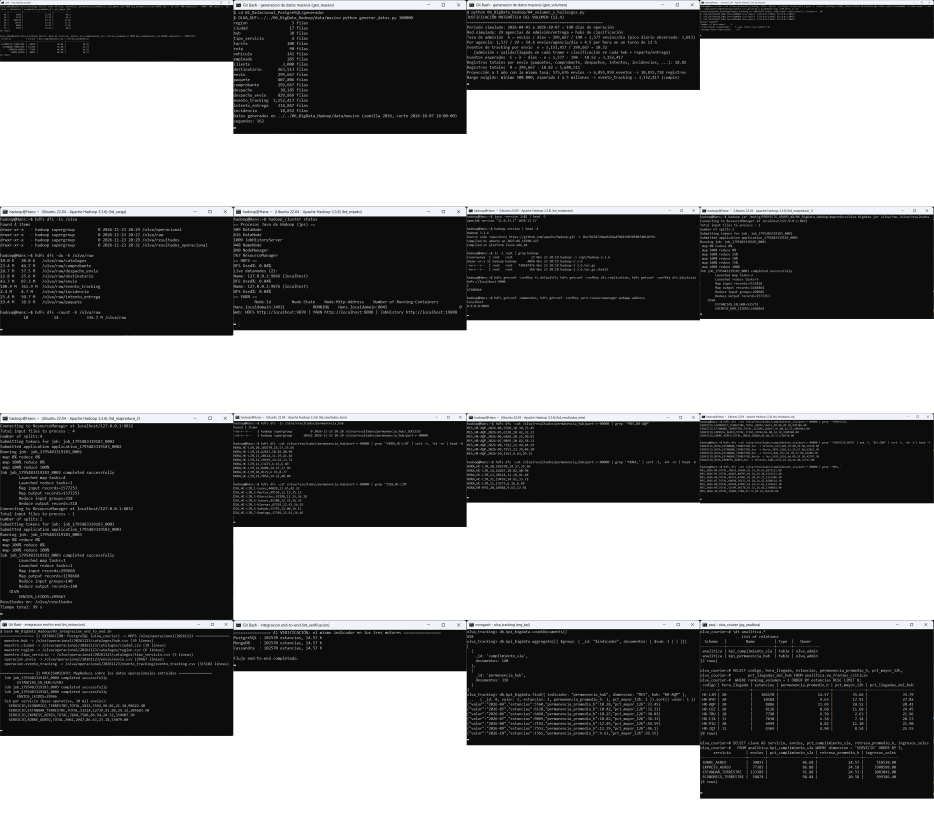
#> input picture 07_Documentacion/capturas/bigdata/contacto_consolas.png, 2800 x 2480 px, given in place of hd_web_resumen.png, which was not available (shown at 1/3 size)
$ python armar_final.py
#> lines starting #> are read from the running program, lines starting #| are printed output that depends on the picture
"""
Prepara las imágenes finales del informe (final/*.png): copia las capturas de consola y recorta las
capturas web reales del clúster Hadoop a la zona útil (sin cambiar su contenido).
Uso: python armar_final.py
"""
import pathlib
import shutil

from PIL import Image

B = pathlib.Path(__file__).parent
F = B / 'final'
F.mkdir(exist_ok=True)

for png in B.glob('*.png'):
    if not png.name.startswith(('contacto', 'web_prev')):
        shutil.copy(png, F / png.name)
#> pass 2 of the loop `for png in B.glob('*.png'):`:

RECORTES = {            # nombre: [(x0, y0, x1, y1), ...]  (si hay varios tramos se apilan verticalmente)
    'hd_web_resumen': [(240, 0, 2010, 1830)],
    'hd_web_datanodes': [(240, 0, 2010, 1420)],
    'hd_web_raw': [(240, 0, 2010, 1065)],
    'hd_web_resultados': [(240, 0, 2010, 660)],
    'hd_web_job': [(0, 0, 2250, 945)],
    'hd_web_yarn_nodos': [(0, 0, 2775, 800)],
    'hd_web_yarn_apps': [(0, 0, 2390, 1275)],
    'hd_web_contadores': [(0, 0, 1950, 160), (0, 1395, 1950, 2830)],
}
for nombre, tramos in RECORTES.items():
    img = Image.open(B / 'web' / f'{nombre}.png').convert('RGB')
#> img is the input picture: PIL image 2800x2480 RGB; mean R, G, B 137.6, 137.8, 138
    partes = [img.crop(t) for t in tramos]
#> partes = 1 item
    w = max(p.size[0] for p in partes)
#> w = 1770
    out = Image.new('RGB', (w, sum(p.size[1] for p in partes)), 'white')
#> out: PIL image 1770x1830 RGB; every value is 255
    y = 0
    for p in partes:
        out.paste(p, (0, y))
        y += p.size[1]
#> this loop made 1 pass
#> y on pass 1: 1830
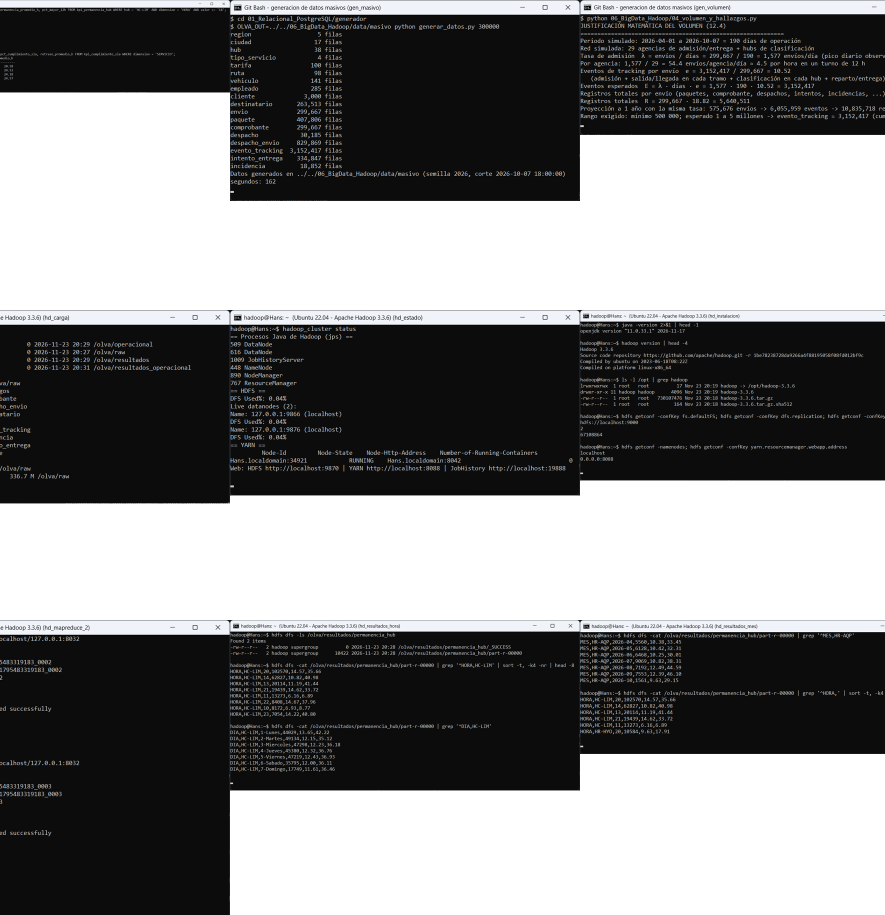
#> out: PIL image 1770x1830 RGB (shown at 1/2 size); mean R, G, B 129, 129.1, 129.3
#> after the loop, y = 1830
    out.save(F / f'{nombre}.png')
    print(f'{nombre}: {out.size}')
#| hd_web_resumen: (1770, 1830)
#> pass 2 of the loop `for nombre, tramos in RECORTES.items():`:
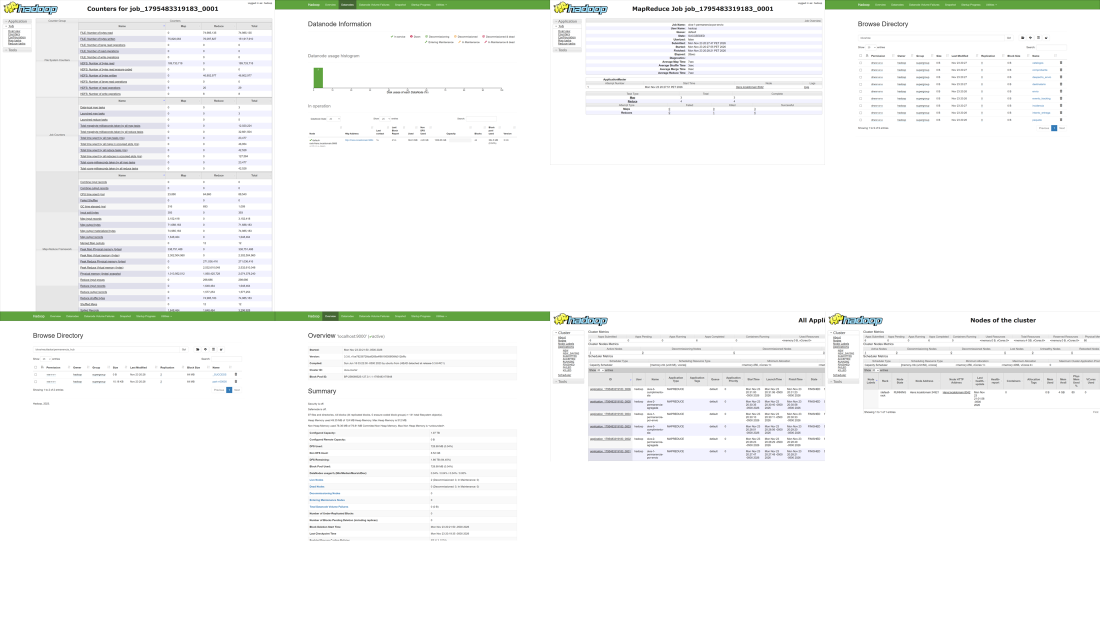
#> input picture 07_Documentacion/capturas/bigdata/contacto_web.png, 2200 x 1246 px, given in place of hd_web_datanodes.png, which was not available (shown at 1/2 size)
#> img is the input picture: PIL image 2200x1246 RGB; mean R, G, B 246.9, 248, 247.2
#> the loop `for p in partes:` made 1 pass
#> y on pass 1: 1420
#> after the loop `for p in partes:`:
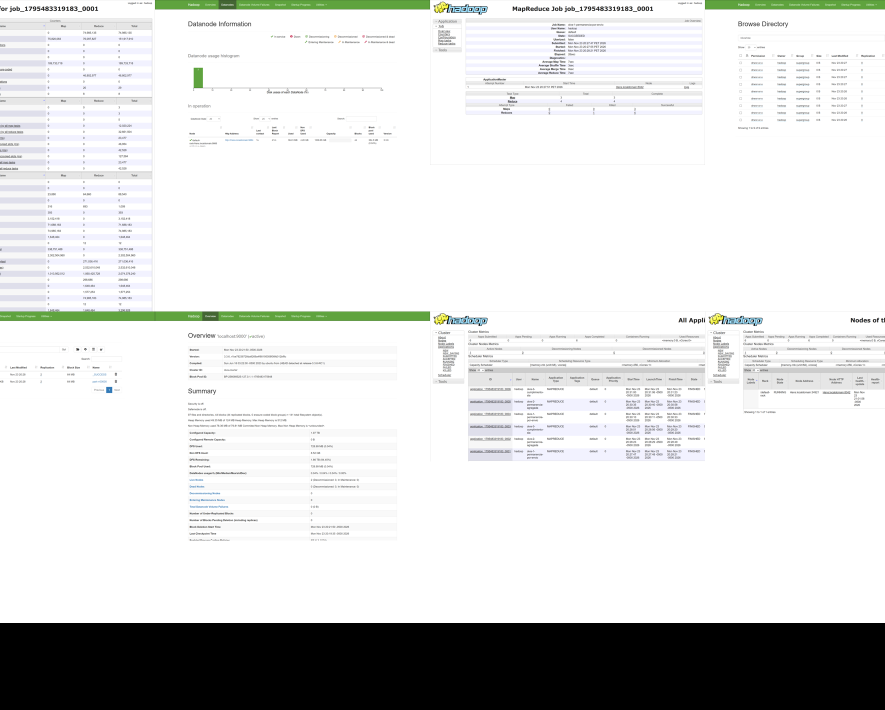
#> out: PIL image 1770x1420 RGB (shown at 1/2 size); mean R, G, B 217.1, 218, 217.4
#> after the loop `for p in partes:`: y = 1420
#| hd_web_datanodes: (1770, 1420)
#> (the run stopped early here; a loop or call above may not have finished)
